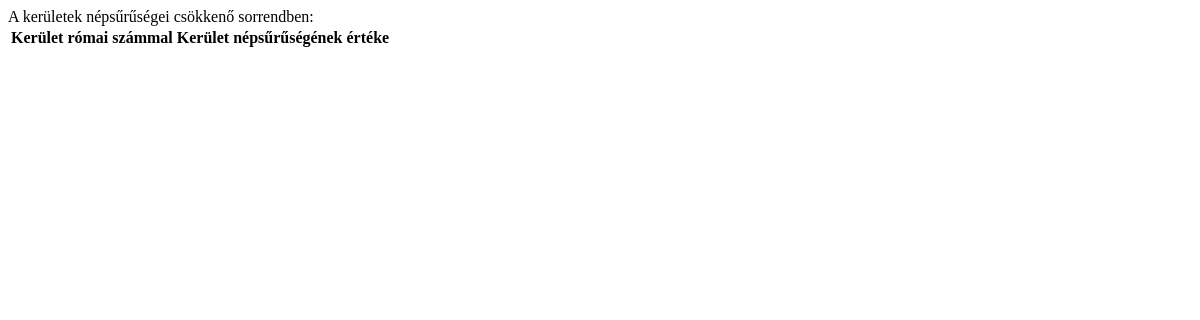
Before: /2022/okt/legacy/feladat/3/ with the older database file.
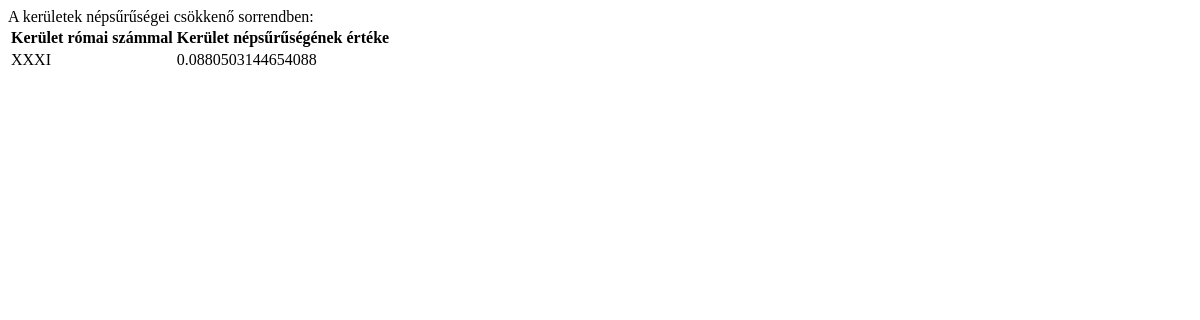
After: the same page with the newer database file.
### app_22oktlegacy/models.py (models this page shows, shortened)
class Kerulet(models.Model):
    szam = models.CharField(max_length=50)
    nev = models.CharField(max_length=100, blank=True, null=True)
    lakossag = models.IntegerField()
    terulet = models.FloatField()
    class Meta:
        verbose_name = "Kerület"
        verbose_name_plural = "Kerületek"
    @property
    def nepsuruseg(self):
        return self.lakossag/self.terulet

### app_22oktlegacy/views.py (the view)
# urls.py: path('feladat/3/', feladat3),
def feladat3(request):
    template = 'feladat3.html'
    context = {
        'keruletek': sorted(Kerulet.objects.all(), key=lambda k: k.nepsuruseg, reverse=True),
    }
    return render(request, template, context)

### app_22oktlegacy/templates/feladat3.html (shortened to what this page needs)
<!DOCTYPE html>
<html lang="en">
<head>
</head>
<body>
    A kerületek népsűrűségei csökkenő sorrendben:
    <table>
        <tr>
            <th>Kerület római számmal</th>
            <th>Kerület népsűrűségének értéke</th>
        </tr>
        {% for kerulet in keruletek %}
        <tr>
            <td>{{ kerulet.szam }}</td>
            <td>{{ kerulet.nepsuruseg }}</td>
        </tr>
        {% endfor %}
    </table>
</body>
</html>

Changed rows visible on the page:
added Kerulet: szam "XXXI", nepsuruseg "0.0880503144654088"
